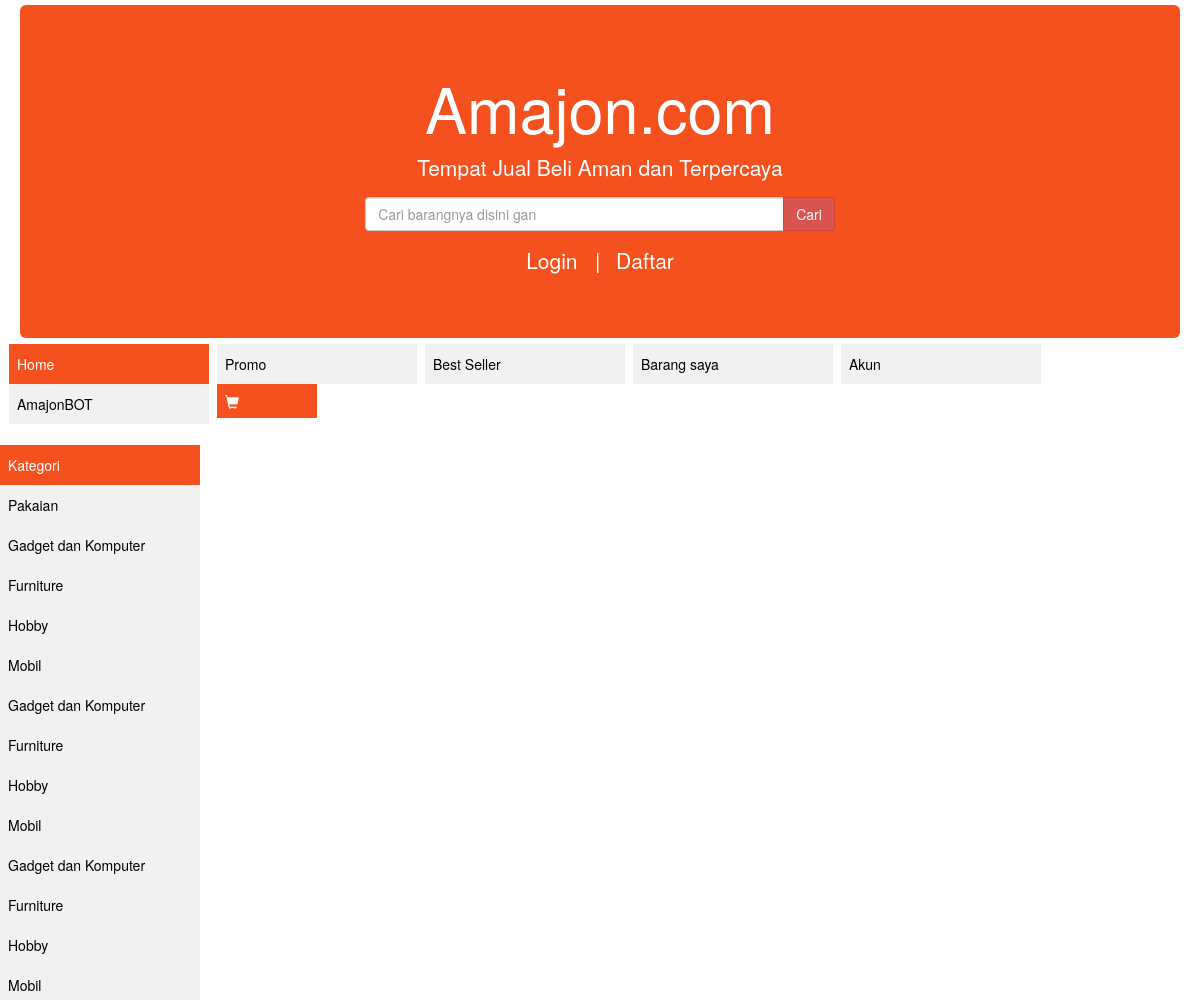
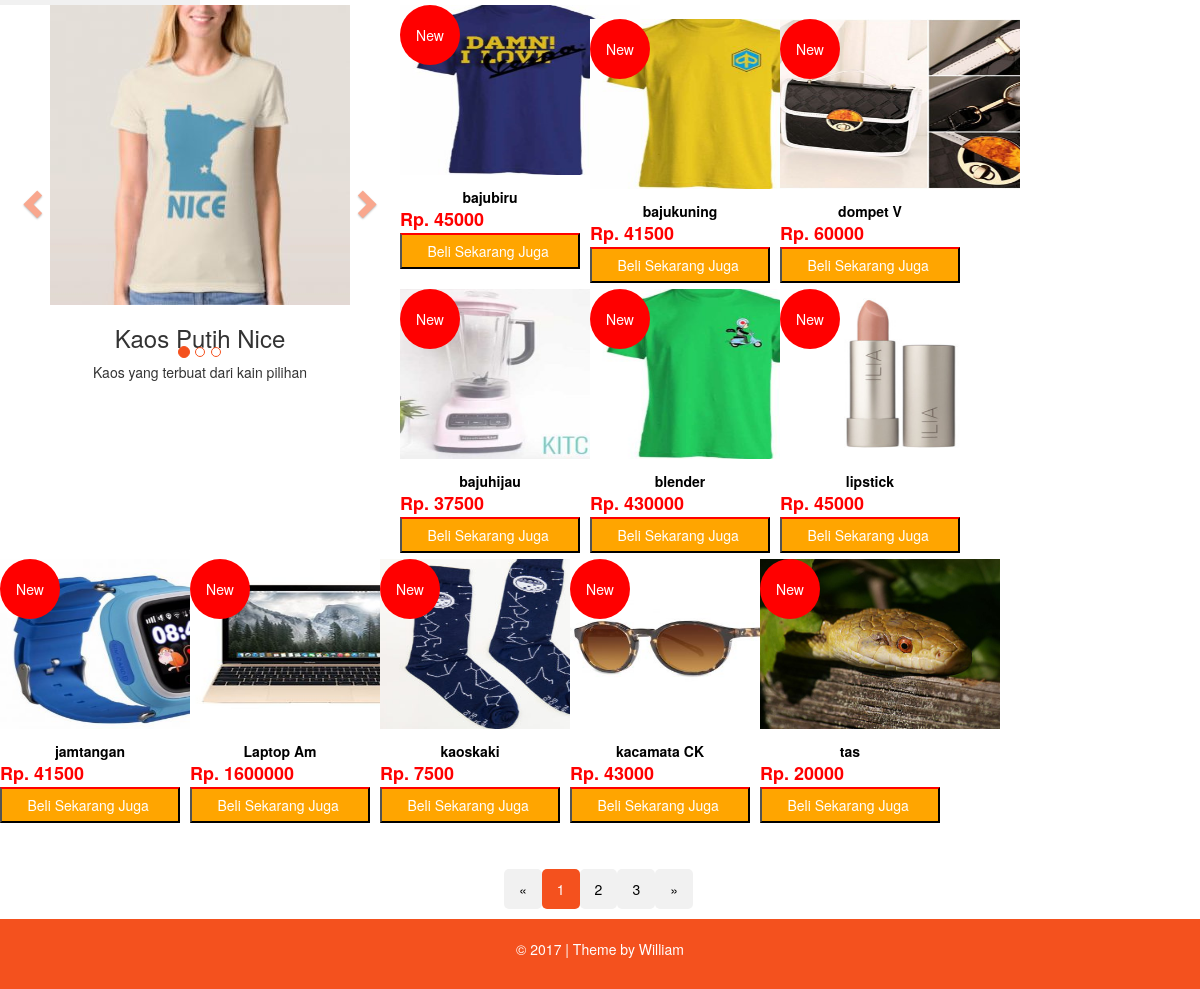
/promo.php, run on the app's committed database (2 pictures, top to bottom).
### tables this page shows
CREATE TABLE `promo` (
  `num` int(11) NOT NULL,
  `nama` varchar(50) DEFAULT NULL,
  `harga` bigint(20) DEFAULT NULL,
  `link` varchar(30) DEFAULT NULL
);

### promo.php (the view, shortened to what this page needs)
<?php
include("session.php");
include("connect.php");
 ?>
<html>
<head>
<link rel="stylesheet" href="https://maxcdn.bootstrapcdn.com/bootstrap/3.3.7/css/bootstrap.min.css">
 <link type="text/css" rel="stylesheet" href="amajoncss.css" />
</head>
<body>
<div class="container-fluid">
  <div class="jumbotron">
  	<h1> Amajon.com</h1>
  	<p>Tempat Jual Beli Aman dan Terpercaya</p>
  	<form action="tampil.php" role="form" method="post" class="form-inline" >
  		<div class="input-group">
  			<input name="nama" type="name" class="form-control" placeholder="Cari barangnya disini gan" size="50">
  		<div class="input-group-btn">
  			<button class="btn btn-danger" type="submit" name="submit" value="submit">Cari</button>
  		</div>
  		</div>
    </form>
      <?php
      if (!isset($_SESSION["username"])) {
          echo "<p style='text-align:center; display:inline-block' onclick='kelogin()'>Login &nbsp; |</p>
          <p style='text-align:center; display:inline-block' onclick='kedaftar()'>&nbsp; Daftar</p>";
      }
      else {
          echo "<p style='text-align:center; display:inline-block'>Selamat Datang ";
          echo $usr;
          echo "!&nbsp; |</p><p style='text-align:center; display:inline-block' onclick='kelogout()'>&nbsp; Keluar</p>";
      }
      ?>
  	</div>
  </div>
<div class="layout1">
	<div class="navbar">
		<ul>
			<li><a class="active" href="amajon.php">Home</a></li>
			<li><a href="promo.php">Promo</a></li>
			<li><a href="best.php">Best Seller</a></li>
			<li><a href="add.php">Barang saya</a></li>
			<li><a href="akun.php">Akun</a></li>
			<li><a href="chat.php">AmajonBOT</a></li>
			<li><a class="active b" href="cart.php"><span class="glyphicon glyphicon-shopping-cart"></span></a></li>
	</div>
  <div class="sidebar">
		<ul>
			<li><a class="active">Kategori</a></li>
      <li><a href="amajon.php">Pakaian</a></li>
			<li><a href="phone.php">Gadget dan Komputer</a></li>
			<li><a href="perabot.php">Furniture</a></li>
			<li><a href="hobby.php">Hobby</a></li>
			<li><a href="mobil.php">Mobil</a></li>
			<li><a href="phone.php">Gadget dan Komputer</a></li>
			<li><a href="perabot.php">Furniture</a></li>
			<li><a href="hobby.php">Hobby</a></li>
			<li><a href="mobil.php">Mobil</a></li>
			<li><a href="phone.php">Gadget dan Komputer</a></li>
			<li><a href="perabot.php">Furniture</a></li>
			<li><a href="hobby.php">Hobby</a></li>
			<li><a href="mobil.php">Mobil</a></li>
		</ul>
	</div>
</div>
<div class="content">
	<?php
$query = "SELECT * FROM promo";
$result = mysqli_query($connectdb, $query);
while ($data = mysqli_fetch_assoc($result)) {
  ?>
  <form action="cart.php" method="post">
  <div class="product ">
    <?php
     $namaa = strtoupper($data["nama"]);
     $hargaa = $data["harga"];
     $linkk = $data["link"];
     ?>
    <a href="#" onclick="tabbaru('detail.php?nama=<?php echo $namaa; ?>&harga=<?php echo $hargaa; ?>&link=img/<?php echo $linkk; ?>')" class="productimg"><img src="img/<?php echo $data["link"]; ?> "></a>
    <a href="#" class="productdesc"><?php echo $data["nama"]; ?></a>
    <div class="harga">Rp. <?php echo $data["harga"]; ?></div>
    <input title="tombol" type="submit" name="cart" value="Beli Sekarang Juga "></input>
    <span class="tag">New</span>
  </div>
</form>
  <?php
}
?>
</div>
<div class="footer">
	<div class="pagination">
		<a href="#">&laquo;</a>
		<a class="active" href="#">1</a>
		<a href="#">2</a>
		<a href="#">3</a>
		<a href="#">&raquo;</a>
	</div>
	<p>&copy; 2017 |  Theme by William </p>
</div>
</body>
</html>

### amajoncss.css (style rules this page uses)
.jumbotron { background-color:#f4511e; color:white; text-align:center; margin:5px; }
ul { list-style-type:none; margin:0; padding:0; }
ul li a { display:block; width:200px; background-color:#f1f1f1; color:black; text-decoration:none; padding: 10px 8px; }
li a.active { background-color:#f4511e; color:white; text-decoration:none; }
.navbar li { float:left; margin-left:8px; }
.navbar li .b { width:100px; float:left; }
.pagination { display:block; position:absolute; top:-70px; left:42%; }
.pagination a { text-decoration:none; color:black; background-color:#f1f1f1; float:left; padding:10px 15px; border-radius:5px; }
.pagination a.active { background-color:#f4511e; color:white; text-decoration:none; }
.footer { margin-top:90px; position:relative; padding-top:20px; background-color:#f4511e; color:white; text-align:center; height:70px; }
.sidebar { float:left; }
.isi { width:400px; float:left; }
.carousel-control.right , .carousel-control.left { background-image:none; color: #f4511e; }
.carousel-indicators li { border-color:#f4511e; }
.carousel-indicators li.active { background-color:#f4511e; }
div.product { background-color:white; width:180px; height:260px; position:relative; float:left; margin-right:10px; margin-bottom:10px; }
div.product a { text-align:center; width:100%; text-decoration:none; float:left; }
div a.productimg img { width:240px; height:170px; }
div.product a.productdesc { font-weight:bold; color:black; margin-top:12px; }
div.product div { font-size:18px; color:red; font-weight:bold; }
div.product input[title="tombol"] { line-height:30px; color:white; font-weight:16px; border-top:2px red solid; background-color:orange; width:100%; }
span.tag { border-radius:30px; position:absolute; left:0; top:0; background-color:red; color:white; width:60px; height:60px; text-align:center; line-height:60px; }
.content { float:left; width:85%; }

### data on the page
promo: link (picture), nama "bajubiru", harga "45000"
promo: link (picture), nama "bajukuning", harga "41500"
promo: link (picture), nama "dompet V", harga "60000"
promo: link (picture), nama "bajuhijau", harga "37500"
promo: link (picture), nama "blender", harga "430000"
promo: link (picture), nama "lipstick", harga "45000"
promo: link (picture), nama "jamtangan", harga "41500"
promo: link (picture), nama "Laptop Am", harga "1600000"
promo: link (picture), nama "kaoskaki", harga "7500"
promo: link (picture), nama "kacamata CK", harga "43000"
promo: link (picture), nama "tas", harga "20000"
